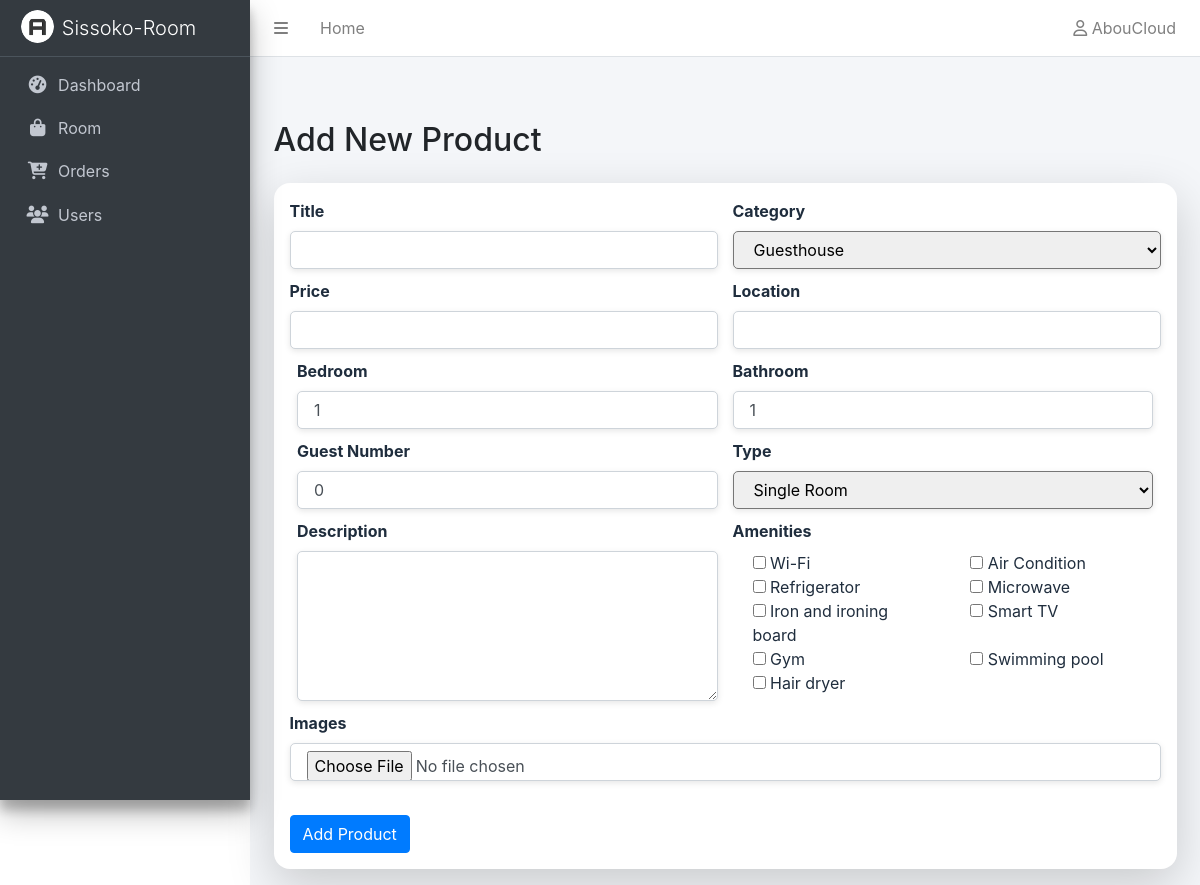
/sissoko-room/add-product/ (signed in), run on the app's committed database.
### room/models.py (models this page shows, shortened)
class User(AbstractUser):
    user_id = models.UUIDField(default=uuid.uuid4, unique=True, editable= False )
    phone_number = models.CharField(max_length=15, unique=True, null=True, blank=True)
    email = models.EmailField(max_length=200, unique= True)
    localization= models.CharField(max_length=200, blank=True, null=True)
    role = models.CharField(max_length=200, default='customer', null=False)
    created_at = models.DateTimeField(auto_now_add=True)
    password = models.CharField(max_length=128)
    USERNAME_FIELD = 'email'
    REQUIRED_FIELDS = ['username']

class Amenities(models.Model):
    name = models.CharField(max_length=200, blank=True, null=True)
    class Meta:
        verbose_name = "Amenities"
        verbose_name_plural = "Amenities"
    def __str__(self):
        return self.name

### room/views.py (the view)
# urls.py: path('add-product/', views.AddProduct, name='addProduct'),
@staff_member_required(login_url='login')
def AddProduct(request):
    if request.method == "POST":
        form = ProductForm(request.POST, request.FILES)
        if form.is_valid():
            product = form.save(commit=False)
            product.user = request.user
            product.save()
            form.save_m2m()
            return redirect("addProduct")
        else:
            print("Form errors:", form.errors)
            print(form.errors)
    else:
        form = ProductForm()
    return render(request, 'createProduct.html', {'form': form})

### room/templates/createProduct.html (shortened to what this page needs)
{% extends 'base.html' %}
{% load static %}
{%block extra_css %}
<link rel="stylesheet" href="{% static 'css/addproduct.css' %}">
{%endblock%}
{% block content %}
<div class="container mt-5">
    <h2 class="mb-4">Add New Product</h2>
    <form method="POST" enctype="multipart/form-data" class="needs-validation shadow-lg p-3 bg-white"
        style="border-radius: 1rem;">
        <div class="row g-3">
            <div class="col-md-6">
                <label for="id_title" class="form-label">Title</label>
                {{ form.title}}
            </div>
            <div class="col-md-6 d-flex flex-column">
                <label for="id_category" class="form-label">Category</label>
                {{ form.category }}
            </div>
            <div class="col-md-6">
                <label for="id_price" class="form-label">Price</label>
                {{ form.price}}
            </div>
            <div class="col-md-6">
                <label for="id_location" class="form-label">Location</label>
                {{ form.location}}
            </div>
            <div class="col-12 d-flex flex-wrap">
                <div class="col-md-6">
                    <label for="id_bedroom" class="form-label">Bedroom</label>
                    {{ form.bedroom }}
                </div>
                <div class="col-md-6">
                    <label for="id_bathroom" class="form-label">Bathroom</label>
                    {{ form.bathroom}}
                </div>
            </div>
            <div class="col-12 d-flex flex-wrap">
                <div class="col-md-6">
                    <label for="id_guest_number" class="form-lable">Guest Number</label>
                    {{ form.guest_number}}
                </div>
                <div class="col-md-6 d-flex flex-column">
                    <label for="id_type" class="form-label">Type</label>
                    {{ form.type}}
                </div>
            </div>
            <div class="col-12 d-flex flex-wrap">
                <div class="col-md-6">
                    <label for="id_description" class="form-label">Description</label>
                    {{ form.description}}
                </div>
                <div class="col-md-6">
                    <label for="id_amenities" class="form-label">Amenities</label>
                    <div class="row">
                        {% for checkbox in form.amenities %}
                        <div class="col-6">
                            <div class="form-check">
                                {{ checkbox.tag }}
                                {{ checkbox.choice_label }}
                            </div>
                        </div>
                        {% if forloop.counter|divisibleby:2 %}
                    </div>
                    <div class="row">
                        {% endif %}
                        {% endfor %}
                    </div>
                </div>
            </div>
            <div class="col-12">
                <label for="id_description" class="form-label">Images</label>
                {{ form.images}}
            </div>
        </div>
        <button type="submit" class="btn btn-primary mt-4">Add Product</button>
    </form>
</div>
{% endblock %}

### room/templates/navbar.html (shortened to what this page needs)
<nav class="main-header navbar navbar-expand navbar-white navbar-light">
  <ul class="navbar-nav">
    <li class="nav-item">
      <a class="nav-link" data-widget="pushmenu" href="#" role="button"><i class="fas fa-bars"></i></a>
    </li>
    <li class="nav-item d-none d-sm-inline-block">
      <a href="{% url 'dashboard' %}" class="nav-link">Home</a>
    </li>
  </ul>
  <ul class="navbar-nav ml-auto">
    <li class="nav-item dropdown">
      <a class="nav-link" data-toggle="dropdown" href="#">
        <i class="far fa-user"></i>
        <span>{{user.username}}</span>
      </a>
    </li>
  </ul>
</nav>

### static/css/addproduct.css (style rules this page uses)
.input { padding: 7px 1rem; box-shadow: 0 2px 6px rgba(0, 0, 0, 0.1); transition: all 0.2s ease-in-out; margin-bottom: 10px; border-radius: 5px; }
.text-area { padding: 7px 1rem; box-shadow: 0 2px 6px rgba(0, 0, 0, 0.1); transition: all 0.2s ease-in-out; margin-bottom: 10px; border-radius: 5px; min-height: 70px; max-height: 150px; resize: vertical; }

### data on the page
User: username "AbouCloud"
Amenities: choice_label "Wi-Fi"
Amenities: choice_label "Air Condition"
Amenities: choice_label "Refrigerator"
Amenities: choice_label "Microwave"
Amenities: choice_label "Iron and ironing board"
Amenities: choice_label "Smart TV"
Amenities: choice_label "Gym"
Amenities: choice_label "Swimming pool"
Amenities: choice_label "Hair dryer"
